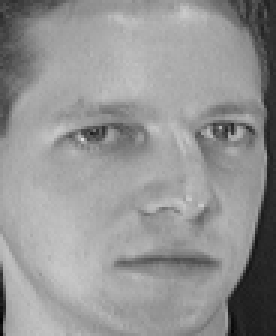
#> input picture SinaisESistemas/orl_faces/s1/2.pgm, 92 x 112 px, given in place of 7.pgm, which was not available (shown 3 times larger)
$ python main2.py orl_faces/s1/2.pgm
#> lines starting #> are read from the running program, lines starting #| are printed output that depends on the picture; pictures that were not available may be replaced by others from this repository, and a replacement may not be noted
#!/usr/bin/python3

import sys
import cv2 as cv
import numpy as np
import random


def MeanSquaredError(matrizA, matrizB):
    return np.square(np.subtract(matrizA, matrizB)).mean()

def NormalizaMatriz(matriz):
    Max, Min = matriz.max(), matriz.min()
    return (matriz - Min)/(Max - Min)

def getRealImaginary(imagem):
#> called with imagem = 'orl_faces/s1/7.pgm'
    I = cv.imread(imagem, cv.IMREAD_GRAYSCALE)
#> I is the input picture: shape (112, 92); min 2, max 223, mean 148
    if I is None:
        print('Error opening image')
        return -1

    rows, cols = I.shape
#> rows = 112; cols = 92

    # Aqui voce corta a imagem, os 2 é onde vc quer q comece a cortar e onde quer q termine
    # Só mudar o 2 pelo o que tem no pdf
    crop_img = I[2:rows - 2, 2:cols - 2] # linhas / colunas
    I = crop_img
    m = cv.getOptimalDFTSize( rows )
#> m = 120
    n = cv.getOptimalDFTSize( cols )
#> n = 96
    padded = cv.copyMakeBorder(I, 0, m - rows, 0, n - cols, cv.BORDER_CONSTANT, value=[0, 0, 0])
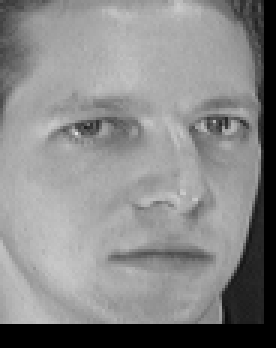
#> padded: shape (116, 92) (shown 3 times larger); min 0, max 223, mean 135.5
    #padded = cv.copyMakeBorder(I, 0, 92, 0, 112, cv.BORDER_CONSTANT, value=[0, 0, 0])

    planes = [np.float32(padded), np.zeros(padded.shape, np.float32)]
    complexI = cv.merge(planes)         # Add to the expanded another plane with zeros

    cv.dft(complexI, complexI)         # this way the result may fit in the source matrix

    cv.split(complexI, planes)                   # planes[0] = Re(DFT(I), planes[1] = Im(DFT(I))

    #       SE NÃO QUISER MOSTRAR A TRANSFORMADA COMENTA DAQUI PRA BAIXO

    cv.magnitude(planes[0], planes[1], planes[0])# planes[0] = magnitude
    magI = planes[0]

    matOfOnes = np.ones(magI.shape, dtype=magI.dtype)
    cv.add(matOfOnes, magI, magI) #  switch to logarithmic scale
#> matOfOnes: shape (116, 92) float32; every value is 1
    cv.log(magI, magI)

    magI_rows, magI_cols = magI.shape
#> magI_rows = 116; magI_cols = 92

    magI = magI[0:(magI_rows & -2), 0:(magI_cols & -2)]
    cx = int(magI_rows/2)
#> cx = 58
    cy = int(magI_cols/2)
#> cy = 46
    q0 = magI[0:cx, 0:cy]         # Top-Left - Create a ROI per quadrant
    q1 = magI[cx:cx+cx, 0:cy]     # Top-Right
    q2 = magI[0:cx, cy:cy+cy]     # Bottom-Left
    q3 = magI[cx:cx+cx, cy:cy+cy] # Bottom-Right
    tmp = np.copy(q0)               # swap quadrants (Top-Left with Bottom-Right)
    magI[0:cx, 0:cy] = q3
    magI[cx:cx + cx, cy:cy + cy] = tmp
    tmp = np.copy(q1)               # swap quadrant (Top-Right with Bottom-Left)
    magI[cx:cx + cx, 0:cy] = q2
    magI[0:cx, cy:cy + cy] = tmp
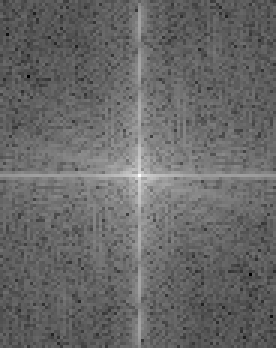
#> magI: shape (116, 92) float32 (shown 3 times larger); min 0.861, max 14.18, mean 6.31; drawn with min black and max white

    cv.normalize(magI, magI, 0, 1, cv.NORM_MINMAX) # Transform the matrix with float values into a
    cv.imshow("transformada", magI)
    cv.waitKey()

    return planes

def calculate():
    acerto = 0
    randomNumber = random.randint(1, 10)
    for x in range (1, 41):
        lista = list()
        #print("orl_faces/s" + str(x) + "/" + str(randomNumber) + ".pgm")
        mainImage = getRealImaginary(imagem = "orl_faces/s" + str(x) + "/" + str(randomNumber) + ".pgm")
#> mainImage = 2 items
        mainReal = NormalizaMatriz(mainImage[0])
#> in NormalizaMatriz, `Max, Min = matriz.max(), matriz.min()`: Max = 1; Min = 2.79e-09
        mainImaginary = NormalizaMatriz(mainImage[1])
#> in NormalizaMatriz (call 2), `Max, Min = matriz.max(), matriz.min()`: Max = 97404.2; Min = -97404.2
#> in NormalizaMatriz (call 2), `return (matriz - Min)/(Max - Min)`:
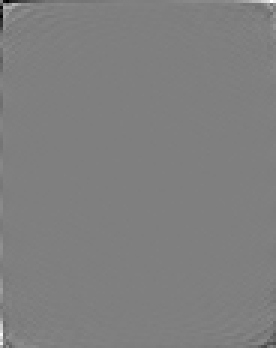
#> returned value: shape (116, 92) float32 (shown 3 times larger); min 0, max 1, mean 0.5
        for i in range(1, 41):
            listaTwo = list()
            for j in range (1, 11):
                if(j == randomNumber):
                    break
                secondImg = getRealImaginary(imagem = "orl_faces/s" + str(i) + "/" + str(j) + ".pgm")
#> call 2 of getRealImaginary, with imagem = 'orl_faces/s1/1.pgm'
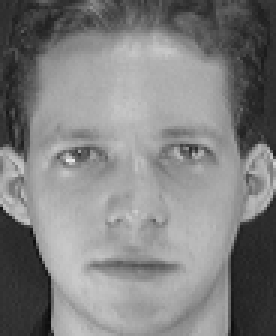
#> input picture SinaisESistemas/orl_faces/s1/1.pgm, 92 x 112 px (shown 3 times larger)
#> in getRealImaginary, I is the input picture: shape (112, 92); min 11, max 234, mean 128.3
#> in getRealImaginary (call 2), `crop_img = I[2:rows - 2, 2:cols - 2]`:
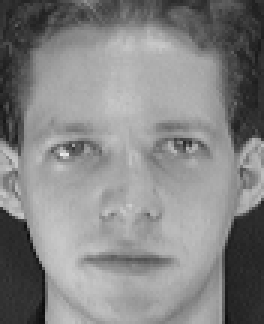
#> crop_img: shape (108, 88) (shown 3 times larger); min 11, max 234, mean 132.6
#> in getRealImaginary (call 2), `padded = cv.copyMakeBorder(I, 0, m - rows, 0, n - cols, cv.BORDER_CONS..`:
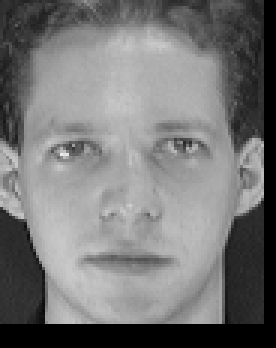
#> padded: shape (116, 92) (shown 3 times larger); min 0, max 234, mean 118.1
#> in getRealImaginary (call 2), `magI[0:cx, cy:cy + cy] = tmp`:
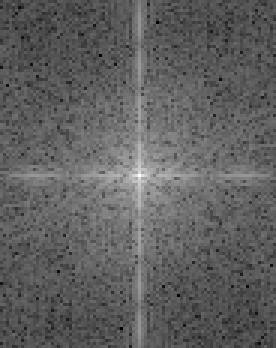
#> magI: shape (116, 92) float32 (shown 3 times larger); min 1.96, max 14.05, mean 6.52; drawn with min black and max white
#> secondImg = 2 items
                #mse = MeanSquaredError(mainReal, NormalizaMatriz(secondImg[0]))
                #mse =  MeanSquaredError(mainReal, NormalizaMatriz(secondImg[1]))
                mse =  MeanSquaredError(mainImaginary, NormalizaMatriz(secondImg[1]))
#> mse = 0.000265
                #mse =  MeanSquaredError(mainImaginary, NormalizaMatriz(secondImg[0]))
                #mse =  MeanSquaredError(np.add(mainReal, mainImaginary), np.add(secondImg[0], secondImg[1]))
                listaTwo.append(mse)
            lista.append(listaTwo)
        menorLinha = 0
        menorValor = 999999999999
        contador = 1
        for linha in lista:
            for coluna in linha:
                if coluna < menorValor :
                    menorValor = coluna
                    menorLinha = contador
            contador = contador + 1
        #print(menorLinha)
        if(x == menorLinha):
            acerto = (acerto + 1)
    return((acerto/40)*100)

# [54 lines left out: functions ModoLuiz, compara, not called in this run]
def main(argv):

    print(calculate())
    # [4 lines of commented-out code are left out]


if __name__ == "__main__":
#> (the run stopped early here; a loop or call above may not have finished)
